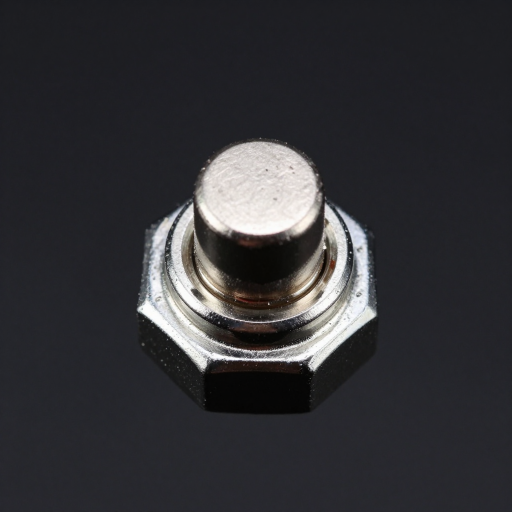
#> input picture art/switch_raw.png, 1024 x 1024 px (shown at 1/2 size)
$ python make_switch.py switch_raw.png
#> lines starting #> are read from the running program, lines starting #| are printed output that depends on the picture
#!/usr/bin/env python3
"""Turn one rendered footswitch into the two button images the skin uses.

    python3 art/make_switch.py raw_render.png       # -> switch_off.png, switch_on.png

The render is a chrome footswitch on a dark background. It is keyed out by
luminance (the part is bright, the background is not), so the hexagonal nut keeps
its corners instead of being clipped by a circle, then normalised to a square.

Two states, because a switch that only changes colour does not read as a switch:

  switch_off.png  the part as rendered — cap raised
  switch_on.png   pressed: the whole part drawn slightly smaller and darker, with
                  the cap's highlight collapsed and a recess shadow around it, so
                  it reads as "pushed in", plus a thin warm rim as the active cue
"""
import sys
from PIL import Image, ImageDraw, ImageFilter, ImageEnhance, ImageChops

OUT = 192          # 2x the layout's 96 px button, downscaled by MPC/preview


def keyed(img):
    """Luminance key: alpha follows brightness with a smooth ramp, black -> clear."""
    img = img.convert("RGB")
#> img is the input picture: PIL image 1024x1024 RGB; mean R, G, B 50.9, 50.7, 54.1
    w, h = img.size
#> w = 1024; h = 1024
    s = min(w, h)
#> s = 1024
    img = img.crop(((w - s) // 2, (h - s) // 2, (w - s) // 2 + s, (h - s) // 2 + s))
    img = img.resize((OUT * 2, OUT * 2), Image.LANCZOS)
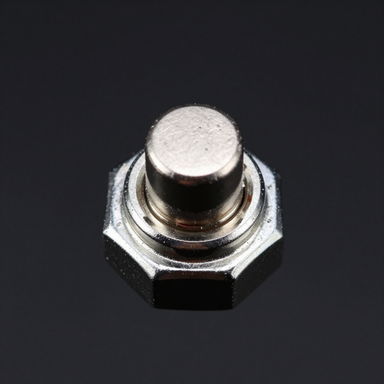
#> img: PIL image 384x384 RGB; mean R, G, B 50.9, 50.7, 54.1
    luma = img.convert("L")
    # Adapt the threshold to the render: the corner median is the background level.
    px = sorted(luma.getdata())
#> px = 147456 items
    bg = px[int(len(px) * 0.15)]
#> bg = 30
    lo, hi = bg + 15, bg + 42
#> lo = 45; hi = 72
    alpha = luma.point(lambda v: 0 if v <= lo else (255 if v >= hi else int((v - lo) * 255 / max(1, hi - lo))))
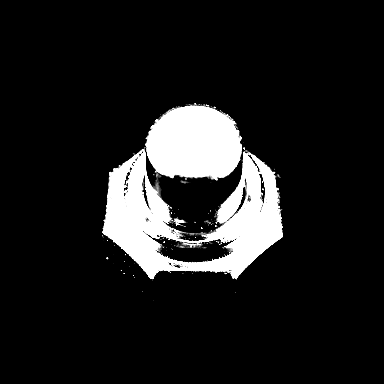
#> alpha: PIL image 384x384 L; min 0, max 255, mean 29.5
    alpha = alpha.filter(ImageFilter.GaussianBlur(0.8))
    out = img.convert("RGBA")
    out.putalpha(alpha)
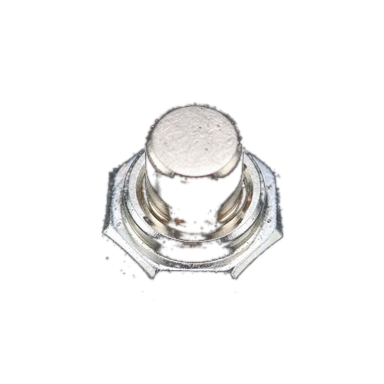
#> out: PIL image 384x384 RGBA; mean R, G, B, A 50.9, 50.7, 54.1, 29.5; transparent parts drawn white
    # trim the empty border so the part fills the square
    bbox = alpha.getbbox()
#> bbox = (100, 101, 285, 302)
    if bbox:
        out = out.crop(bbox)
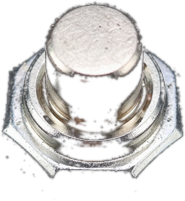
#> out: PIL image 185x201 RGBA; mean R, G, B, A 101.1, 98.9, 98.1, 117; transparent parts drawn white
        side = max(out.size)
#> side = 201
        sq = Image.new("RGBA", (side, side), (0, 0, 0, 0))
#> sq: PIL image 201x201 RGBA; every value is 0
        sq.paste(out, ((side - out.size[0]) // 2, (side - out.size[1]) // 2), out)
        out = sq
    return out.resize((OUT * 2, OUT * 2), Image.LANCZOS)


def drop_shadow(base, spread=0.030, alpha=110, dy=0.008):
#> called with spread = 0.03, alpha = 110, dy = 0.008
    w, h = base.size
#> w = 384; h = 384
    sh = Image.new("RGBA", (w, h), (0, 0, 0, 0))
#> sh: PIL image 384x384 RGBA; every value is 0
    a = base.getchannel("A").point(lambda v: int(v * alpha / 255))
    shadow = Image.new("RGBA", (w, h), (0, 0, 0, 255))
    shadow.putalpha(a)
    sh.paste(shadow, (0, int(h * dy)), shadow)
    sh = sh.filter(ImageFilter.GaussianBlur(w * spread))
    return Image.alpha_composite(sh, base)


def pressed(off):
    """Pressed: the part sits a touch lower and darker, with a shadow under the cap rim.

    No glow and no ring: the recess has to read as geometry, not as a light. The cap is
    what moves, so the shadow is placed on the upper part of the cap and fades downward.
    """
    w, h = off.size
#> w = 384; h = 384
    small = off.resize((int(w * 0.975), int(h * 0.975)), Image.LANCZOS)
    canvas = Image.new("RGBA", (w, h), (0, 0, 0, 0))
    canvas.paste(small, ((w - small.size[0]) // 2, (h - small.size[1]) // 2 + int(h * 0.015)), small)

    rgb = canvas.convert("RGB")
    rgb = ImageEnhance.Brightness(rgb).enhance(0.80)
    rgb = ImageEnhance.Contrast(rgb).enhance(1.05)
    out = rgb.convert("RGBA")
#> out: PIL image 384x384 RGBA
    out.putalpha(canvas.getchannel("A"))

    # recess shadow: dark inside the top edge of the cap, fading toward its middle
    sh = Image.new("RGBA", (w, h), (0, 0, 0, 0))
    d = ImageDraw.Draw(sh)
    d.ellipse([w * 0.22, h * 0.10, w * 0.78, h * 0.62], fill=(0, 0, 0, 130))
    sh = sh.filter(ImageFilter.GaussianBlur(w * 0.07))
    sh.putalpha(ImageChops.multiply(sh.getchannel("A"), out.getchannel("A")))
    return Image.alpha_composite(out, sh)


def main(src):
    part = keyed(Image.open(src))
    off = drop_shadow(part)
    on = drop_shadow(pressed(part), spread=0.035, alpha=130, dy=0.012)
#> call 2 of drop_shadow, with spread = 0.035, alpha = 130, dy = 0.012
#> in drop_shadow (call 2), `a = base.getchannel("A").point(lambda v: int(v * alpha / 255))`:
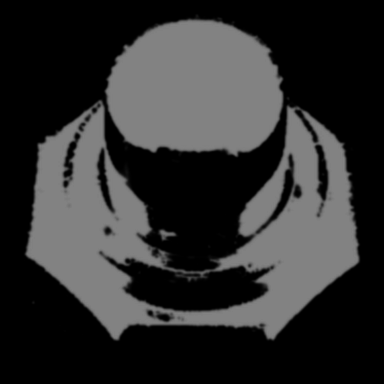
#> a: PIL image 384x384 L; min 0, max 130, mean 47
    off.resize((OUT, OUT), Image.LANCZOS).save("switch_off.png")
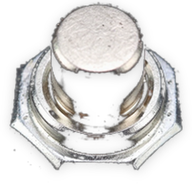
#> saved as switch_off.png: PIL image 192x192 RGBA; mean R, G, B, A 76.9, 75.6, 74.4, 104.7; transparent parts drawn white
    on.resize((OUT, OUT), Image.LANCZOS).save("switch_on.png")
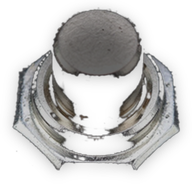
#> saved as switch_on.png: PIL image 192x192 RGBA; mean R, G, B, A 46.1, 45.5, 44.8, 97; transparent parts drawn white
    print("wrote switch_off.png switch_on.png (%dx%d)" % (OUT, OUT))


if __name__ == "__main__":
    main(sys.argv[1])
